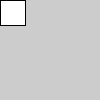
Frame 1 (no input)
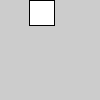
Frame 60 (the mouse pressed at the canvas centre just before this capture)
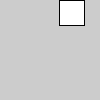
Frame 120 (the mouse held since frame 60 and released just before this capture)

The Processing sketch that drew these frames (run headless with seeded random() and noise(); from frame 60 on, the mouse is pressed at the canvas centre):

// Processing sketch: jwatson_PP2_3
// ── jwatson_PP2_3.pde
//Make a Square travel the perimeter of a square
// 1. Declare your variables 
float x=0;
float y=0;
float spx=0.5;

//2. Set disolay size
void setup() {
size(100,100);
}

void draw() {
  // Set background
  background(204);
  //Draw shape. Increment stepsize
  square(x,y,25);
  x+=spx;
  //If statement: once shape reaches the right side, shape moves down
  if (x>73) {
    x-=0.5;
    y+=spx;
  }
  //If statement: once shape reaches the bottom, shape moves to the left
  if(y>73){
  y-=0.5;
  spx=-spx;
  x+=spx;
  }
   //If statement: once shape reaches the left side, shape moves up
  if (x<=0){
  y+=spx;
  x=0;
  }
  //If statement: once shape reaches the top , shape moves to the right
  if (y<=0){
  y=0;
  spx=0.5;
    }
  
}
